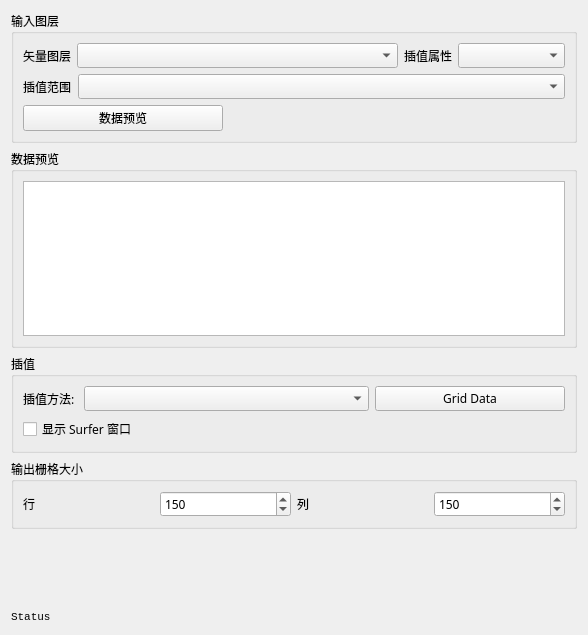
<?xml version="1.0" encoding="UTF-8"?>
<ui version="4.0">
 <class>Form</class>
 <widget class="QWidget" name="Form">
  <property name="geometry">
   <rect>
    <x>0</x>
    <y>0</y>
    <width>588</width>
    <height>635</height>
   </rect>
  </property>
  <property name="font">
   <font>
    <family>微软雅黑</family>
   </font>
  </property>
  <property name="windowTitle">
   <string>Surfer In QGIS</string>
  </property>
  <layout class="QVBoxLayout" name="verticalLayout" stretch="1,8,0,0,3,0">
   <item>
    <widget class="QGroupBox" name="groupBox">
     <property name="title">
      <string>输入图层</string>
     </property>
     <layout class="QVBoxLayout" name="verticalLayout_2">
      <item>
       <layout class="QHBoxLayout" name="horizontalLayout" stretch="0,6,0,2">
        <item>
         <widget class="QLabel" name="label">
          <property name="text">
           <string>矢量图层</string>
          </property>
         </widget>
        </item>
        <item>
         <widget class="QgsMapLayerComboBox" name="mMapLayerComboBox"/>
        </item>
        <item>
         <widget class="QLabel" name="label_2">
          <property name="text">
           <string>插值属性</string>
          </property>
         </widget>
        </item>
        <item>
         <widget class="QgsFieldComboBox" name="mFieldComboBox"/>
        </item>
       </layout>
      </item>
      <item>
       <layout class="QHBoxLayout" name="horizontalLayout_2" stretch="1,10">
        <item>
         <widget class="QLabel" name="label_3">
          <property name="text">
           <string>插值范围</string>
          </property>
         </widget>
        </item>
        <item>
         <widget class="QgsMapLayerComboBox" name="mMapLayerComboBox_2"/>
        </item>
       </layout>
      </item>
      <item>
       <widget class="QPushButton" name="pushButton">
        <property name="maximumSize">
         <size>
          <width>200</width>
          <height>16777215</height>
         </size>
        </property>
        <property name="text">
         <string>数据预览</string>
        </property>
       </widget>
      </item>
     </layout>
    </widget>
   </item>
   <item>
    <widget class="QGroupBox" name="groupBox_2">
     <property name="title">
      <string>数据预览</string>
     </property>
     <layout class="QVBoxLayout" name="verticalLayout_3">
      <item>
       <widget class="QTableWidget" name="data_tableWidget"/>
      </item>
     </layout>
    </widget>
   </item>
   <item>
    <widget class="QGroupBox" name="groupBox_3">
     <property name="title">
      <string>插值</string>
     </property>
     <layout class="QVBoxLayout" name="verticalLayout_4">
      <item>
       <layout class="QHBoxLayout" name="horizontalLayout_3" stretch="0,3,2">
        <item>
         <widget class="QLabel" name="label_4">
          <property name="text">
           <string>插值方法: </string>
          </property>
         </widget>
        </item>
        <item>
         <widget class="QComboBox" name="comboBox"/>
        </item>
        <item>
         <widget class="QPushButton" name="pushButton_2">
          <property name="text">
           <string>Grid Data</string>
          </property>
         </widget>
        </item>
       </layout>
      </item>
      <item>
       <widget class="QCheckBox" name="checkBox">
        <property name="text">
         <string>显示 Surfer 窗口</string>
        </property>
       </widget>
      </item>
     </layout>
    </widget>
   </item>
   <item>
    <widget class="QGroupBox" name="groupBox_4">
     <property name="title">
      <string>输出栅格大小</string>
     </property>
     <layout class="QHBoxLayout" name="horizontalLayout_4">
      <item>
       <widget class="QLabel" name="label_5">
        <property name="text">
         <string>行</string>
        </property>
       </widget>
      </item>
      <item>
       <widget class="QSpinBox" name="spinBox">
        <property name="maximum">
         <number>999</number>
        </property>
        <property name="value">
         <number>150</number>
        </property>
       </widget>
      </item>
      <item>
       <widget class="QLabel" name="label_6">
        <property name="text">
         <string>列</string>
        </property>
       </widget>
      </item>
      <item>
       <widget class="QSpinBox" name="spinBox_2">
        <property name="maximum">
         <number>999</number>
        </property>
        <property name="value">
         <number>150</number>
        </property>
       </widget>
      </item>
     </layout>
    </widget>
   </item>
   <item>
    <spacer name="verticalSpacer">
     <property name="orientation">
      <enum>Qt::Vertical</enum>
     </property>
     <property name="sizeHint" stdset="0">
      <size>
       <width>20</width>
       <height>40</height>
      </size>
     </property>
    </spacer>
   </item>
   <item>
    <widget class="QLabel" name="label_surfer_connect_status">
     <property name="font">
      <font>
       <family>Consolas</family>
       <pointsize>8</pointsize>
      </font>
     </property>
     <property name="text">
      <string>Status</string>
     </property>
    </widget>
   </item>
  </layout>
 </widget>
 <customwidgets>
  <customwidget>
   <class>QgsFieldComboBox</class>
   <extends>QComboBox</extends>
   <header>qgsfieldcombobox.h</header>
  </customwidget>
  <customwidget>
   <class>QgsMapLayerComboBox</class>
   <extends>QComboBox</extends>
   <header>qgsmaplayercombobox.h</header>
  </customwidget>
 </customwidgets>
 <resources/>
 <connections/>
</ui>
